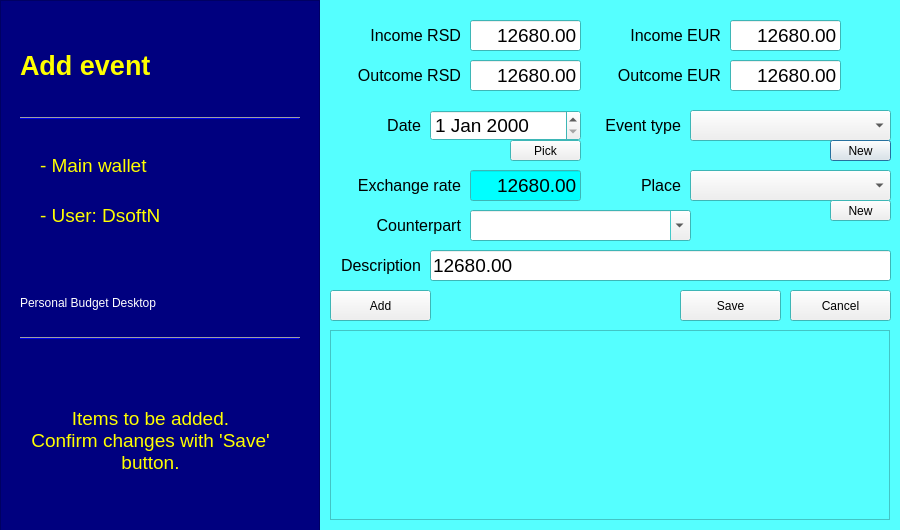
<?xml version="1.0" encoding="UTF-8"?>
<ui version="4.0">
 <class>Dialog</class>
 <widget class="QDialog" name="Dialog">
  <property name="geometry">
   <rect>
    <x>0</x>
    <y>0</y>
    <width>900</width>
    <height>530</height>
   </rect>
  </property>
  <property name="sizePolicy">
   <sizepolicy hsizetype="Preferred" vsizetype="Preferred">
    <horstretch>0</horstretch>
    <verstretch>0</verstretch>
   </sizepolicy>
  </property>
  <property name="palette">
   <palette>
    <active>
     <colorrole role="Base">
      <brush brushstyle="SolidPattern">
       <color alpha="255">
        <red>255</red>
        <green>255</green>
        <blue>255</blue>
       </color>
      </brush>
     </colorrole>
     <colorrole role="Window">
      <brush brushstyle="SolidPattern">
       <color alpha="255">
        <red>85</red>
        <green>255</green>
        <blue>255</blue>
       </color>
      </brush>
     </colorrole>
    </active>
    <inactive>
     <colorrole role="Base">
      <brush brushstyle="SolidPattern">
       <color alpha="255">
        <red>255</red>
        <green>255</green>
        <blue>255</blue>
       </color>
      </brush>
     </colorrole>
     <colorrole role="Window">
      <brush brushstyle="SolidPattern">
       <color alpha="255">
        <red>85</red>
        <green>255</green>
        <blue>255</blue>
       </color>
      </brush>
     </colorrole>
    </inactive>
    <disabled>
     <colorrole role="Base">
      <brush brushstyle="SolidPattern">
       <color alpha="255">
        <red>85</red>
        <green>255</green>
        <blue>255</blue>
       </color>
      </brush>
     </colorrole>
     <colorrole role="Window">
      <brush brushstyle="SolidPattern">
       <color alpha="255">
        <red>85</red>
        <green>255</green>
        <blue>255</blue>
       </color>
      </brush>
     </colorrole>
    </disabled>
   </palette>
  </property>
  <property name="windowTitle">
   <string>Dialog</string>
  </property>
  <property name="windowIcon">
   <iconset>
    <normaloff>data/assets/main_add_event.png</normaloff>data/assets/main_add_event.png</iconset>
  </property>
  <property name="autoFillBackground">
   <bool>true</bool>
  </property>
  <property name="modal">
   <bool>true</bool>
  </property>
  <widget class="QFrame" name="frame">
   <property name="geometry">
    <rect>
     <x>0</x>
     <y>0</y>
     <width>320</width>
     <height>531</height>
    </rect>
   </property>
   <property name="palette">
    <palette>
     <active>
      <colorrole role="Base">
       <brush brushstyle="SolidPattern">
        <color alpha="255">
         <red>255</red>
         <green>255</green>
         <blue>255</blue>
        </color>
       </brush>
      </colorrole>
      <colorrole role="Window">
       <brush brushstyle="SolidPattern">
        <color alpha="255">
         <red>0</red>
         <green>0</green>
         <blue>127</blue>
        </color>
       </brush>
      </colorrole>
     </active>
     <inactive>
      <colorrole role="Base">
       <brush brushstyle="SolidPattern">
        <color alpha="255">
         <red>255</red>
         <green>255</green>
         <blue>255</blue>
        </color>
       </brush>
      </colorrole>
      <colorrole role="Window">
       <brush brushstyle="SolidPattern">
        <color alpha="255">
         <red>0</red>
         <green>0</green>
         <blue>127</blue>
        </color>
       </brush>
      </colorrole>
     </inactive>
     <disabled>
      <colorrole role="Base">
       <brush brushstyle="SolidPattern">
        <color alpha="255">
         <red>0</red>
         <green>0</green>
         <blue>127</blue>
        </color>
       </brush>
      </colorrole>
      <colorrole role="Window">
       <brush brushstyle="SolidPattern">
        <color alpha="255">
         <red>0</red>
         <green>0</green>
         <blue>127</blue>
        </color>
       </brush>
      </colorrole>
     </disabled>
    </palette>
   </property>
   <property name="autoFillBackground">
    <bool>true</bool>
   </property>
   <property name="frameShape">
    <enum>QFrame::StyledPanel</enum>
   </property>
   <property name="frameShadow">
    <enum>QFrame::Raised</enum>
   </property>
   <widget class="QLabel" name="lbl_caption">
    <property name="geometry">
     <rect>
      <x>20</x>
      <y>40</y>
      <width>291</width>
      <height>51</height>
     </rect>
    </property>
    <property name="palette">
     <palette>
      <active>
       <colorrole role="WindowText">
        <brush brushstyle="SolidPattern">
         <color alpha="255">
          <red>255</red>
          <green>255</green>
          <blue>0</blue>
         </color>
        </brush>
       </colorrole>
      </active>
      <inactive>
       <colorrole role="WindowText">
        <brush brushstyle="SolidPattern">
         <color alpha="255">
          <red>255</red>
          <green>255</green>
          <blue>0</blue>
         </color>
        </brush>
       </colorrole>
      </inactive>
      <disabled>
       <colorrole role="WindowText">
        <brush brushstyle="SolidPattern">
         <color alpha="255">
          <red>120</red>
          <green>120</green>
          <blue>120</blue>
         </color>
        </brush>
       </colorrole>
      </disabled>
     </palette>
    </property>
    <property name="font">
     <font>
      <family>Helvetica</family>
      <pointsize>20</pointsize>
      <weight>75</weight>
      <bold>true</bold>
      <underline>false</underline>
     </font>
    </property>
    <property name="text">
     <string>Add event</string>
    </property>
   </widget>
   <widget class="QLabel" name="lbl_main_wallet">
    <property name="geometry">
     <rect>
      <x>40</x>
      <y>150</y>
      <width>271</width>
      <height>31</height>
     </rect>
    </property>
    <property name="palette">
     <palette>
      <active>
       <colorrole role="WindowText">
        <brush brushstyle="SolidPattern">
         <color alpha="255">
          <red>255</red>
          <green>255</green>
          <blue>0</blue>
         </color>
        </brush>
       </colorrole>
      </active>
      <inactive>
       <colorrole role="WindowText">
        <brush brushstyle="SolidPattern">
         <color alpha="255">
          <red>255</red>
          <green>255</green>
          <blue>0</blue>
         </color>
        </brush>
       </colorrole>
      </inactive>
      <disabled>
       <colorrole role="WindowText">
        <brush brushstyle="SolidPattern">
         <color alpha="255">
          <red>120</red>
          <green>120</green>
          <blue>120</blue>
         </color>
        </brush>
       </colorrole>
      </disabled>
     </palette>
    </property>
    <property name="font">
     <font>
      <pointsize>14</pointsize>
      <underline>false</underline>
     </font>
    </property>
    <property name="text">
     <string>- Main wallet</string>
    </property>
   </widget>
   <widget class="QLabel" name="lbl_user">
    <property name="geometry">
     <rect>
      <x>40</x>
      <y>180</y>
      <width>271</width>
      <height>71</height>
     </rect>
    </property>
    <property name="palette">
     <palette>
      <active>
       <colorrole role="WindowText">
        <brush brushstyle="SolidPattern">
         <color alpha="255">
          <red>255</red>
          <green>255</green>
          <blue>0</blue>
         </color>
        </brush>
       </colorrole>
      </active>
      <inactive>
       <colorrole role="WindowText">
        <brush brushstyle="SolidPattern">
         <color alpha="255">
          <red>255</red>
          <green>255</green>
          <blue>0</blue>
         </color>
        </brush>
       </colorrole>
      </inactive>
      <disabled>
       <colorrole role="WindowText">
        <brush brushstyle="SolidPattern">
         <color alpha="255">
          <red>120</red>
          <green>120</green>
          <blue>120</blue>
         </color>
        </brush>
       </colorrole>
      </disabled>
     </palette>
    </property>
    <property name="font">
     <font>
      <pointsize>14</pointsize>
      <underline>false</underline>
     </font>
    </property>
    <property name="text">
     <string>- User: DsoftN</string>
    </property>
    <property name="wordWrap">
     <bool>true</bool>
    </property>
   </widget>
   <widget class="Line" name="line">
    <property name="geometry">
     <rect>
      <x>20</x>
      <y>110</y>
      <width>280</width>
      <height>16</height>
     </rect>
    </property>
    <property name="palette">
     <palette>
      <active>
       <colorrole role="Light">
        <brush brushstyle="SolidPattern">
         <color alpha="255">
          <red>0</red>
          <green>0</green>
          <blue>236</blue>
         </color>
        </brush>
       </colorrole>
      </active>
      <inactive>
       <colorrole role="Light">
        <brush brushstyle="SolidPattern">
         <color alpha="255">
          <red>0</red>
          <green>0</green>
          <blue>236</blue>
         </color>
        </brush>
       </colorrole>
      </inactive>
      <disabled>
       <colorrole role="Light">
        <brush brushstyle="SolidPattern">
         <color alpha="255">
          <red>0</red>
          <green>0</green>
          <blue>236</blue>
         </color>
        </brush>
       </colorrole>
      </disabled>
     </palette>
    </property>
    <property name="orientation">
     <enum>Qt::Horizontal</enum>
    </property>
   </widget>
   <widget class="QLabel" name="lbl_app">
    <property name="geometry">
     <rect>
      <x>20</x>
      <y>293</y>
      <width>291</width>
      <height>20</height>
     </rect>
    </property>
    <property name="palette">
     <palette>
      <active>
       <colorrole role="WindowText">
        <brush brushstyle="SolidPattern">
         <color alpha="255">
          <red>255</red>
          <green>255</green>
          <blue>255</blue>
         </color>
        </brush>
       </colorrole>
      </active>
      <inactive>
       <colorrole role="WindowText">
        <brush brushstyle="SolidPattern">
         <color alpha="255">
          <red>255</red>
          <green>255</green>
          <blue>255</blue>
         </color>
        </brush>
       </colorrole>
      </inactive>
      <disabled>
       <colorrole role="WindowText">
        <brush brushstyle="SolidPattern">
         <color alpha="255">
          <red>120</red>
          <green>120</green>
          <blue>120</blue>
         </color>
        </brush>
       </colorrole>
      </disabled>
     </palette>
    </property>
    <property name="text">
     <string>Personal Budget Desktop</string>
    </property>
   </widget>
   <widget class="Line" name="line_2">
    <property name="geometry">
     <rect>
      <x>20</x>
      <y>330</y>
      <width>280</width>
      <height>16</height>
     </rect>
    </property>
    <property name="palette">
     <palette>
      <active>
       <colorrole role="Light">
        <brush brushstyle="SolidPattern">
         <color alpha="255">
          <red>0</red>
          <green>0</green>
          <blue>236</blue>
         </color>
        </brush>
       </colorrole>
      </active>
      <inactive>
       <colorrole role="Light">
        <brush brushstyle="SolidPattern">
         <color alpha="255">
          <red>0</red>
          <green>0</green>
          <blue>236</blue>
         </color>
        </brush>
       </colorrole>
      </inactive>
      <disabled>
       <colorrole role="Light">
        <brush brushstyle="SolidPattern">
         <color alpha="255">
          <red>0</red>
          <green>0</green>
          <blue>236</blue>
         </color>
        </brush>
       </colorrole>
      </disabled>
     </palette>
    </property>
    <property name="orientation">
     <enum>Qt::Horizontal</enum>
    </property>
   </widget>
   <widget class="QLabel" name="lbl_items">
    <property name="geometry">
     <rect>
      <x>20</x>
      <y>370</y>
      <width>261</width>
      <height>141</height>
     </rect>
    </property>
    <property name="palette">
     <palette>
      <active>
       <colorrole role="WindowText">
        <brush brushstyle="SolidPattern">
         <color alpha="255">
          <red>255</red>
          <green>255</green>
          <blue>0</blue>
         </color>
        </brush>
       </colorrole>
      </active>
      <inactive>
       <colorrole role="WindowText">
        <brush brushstyle="SolidPattern">
         <color alpha="255">
          <red>255</red>
          <green>255</green>
          <blue>0</blue>
         </color>
        </brush>
       </colorrole>
      </inactive>
      <disabled>
       <colorrole role="WindowText">
        <brush brushstyle="SolidPattern">
         <color alpha="255">
          <red>120</red>
          <green>120</green>
          <blue>120</blue>
         </color>
        </brush>
       </colorrole>
      </disabled>
     </palette>
    </property>
    <property name="font">
     <font>
      <pointsize>14</pointsize>
      <underline>false</underline>
     </font>
    </property>
    <property name="text">
     <string>Items to be added.
Confirm changes with 'Save' button.</string>
    </property>
    <property name="alignment">
     <set>Qt::AlignCenter</set>
    </property>
    <property name="wordWrap">
     <bool>true</bool>
    </property>
   </widget>
  </widget>
  <widget class="QLabel" name="lbl_income_rsd">
   <property name="geometry">
    <rect>
     <x>320</x>
     <y>20</y>
     <width>141</width>
     <height>31</height>
    </rect>
   </property>
   <property name="font">
    <font>
     <pointsize>12</pointsize>
    </font>
   </property>
   <property name="text">
    <string>Income RSD</string>
   </property>
   <property name="alignment">
    <set>Qt::AlignRight|Qt::AlignTrailing|Qt::AlignVCenter</set>
   </property>
  </widget>
  <widget class="QLineEdit" name="txt_income_rsd">
   <property name="geometry">
    <rect>
     <x>470</x>
     <y>20</y>
     <width>111</width>
     <height>31</height>
    </rect>
   </property>
   <property name="font">
    <font>
     <pointsize>14</pointsize>
    </font>
   </property>
   <property name="text">
    <string>12680.00</string>
   </property>
   <property name="alignment">
    <set>Qt::AlignRight|Qt::AlignTrailing|Qt::AlignVCenter</set>
   </property>
  </widget>
  <widget class="QLineEdit" name="txt_outcome_rsd">
   <property name="geometry">
    <rect>
     <x>470</x>
     <y>60</y>
     <width>111</width>
     <height>31</height>
    </rect>
   </property>
   <property name="font">
    <font>
     <pointsize>14</pointsize>
    </font>
   </property>
   <property name="text">
    <string>12680.00</string>
   </property>
   <property name="alignment">
    <set>Qt::AlignRight|Qt::AlignTrailing|Qt::AlignVCenter</set>
   </property>
  </widget>
  <widget class="QLabel" name="lbl_outcome_rsd">
   <property name="geometry">
    <rect>
     <x>320</x>
     <y>60</y>
     <width>141</width>
     <height>31</height>
    </rect>
   </property>
   <property name="font">
    <font>
     <pointsize>12</pointsize>
    </font>
   </property>
   <property name="text">
    <string>Outcome RSD</string>
   </property>
   <property name="alignment">
    <set>Qt::AlignRight|Qt::AlignTrailing|Qt::AlignVCenter</set>
   </property>
  </widget>
  <widget class="QLineEdit" name="txt_outcome_eur">
   <property name="geometry">
    <rect>
     <x>730</x>
     <y>60</y>
     <width>111</width>
     <height>31</height>
    </rect>
   </property>
   <property name="font">
    <font>
     <pointsize>14</pointsize>
    </font>
   </property>
   <property name="text">
    <string>12680.00</string>
   </property>
   <property name="alignment">
    <set>Qt::AlignRight|Qt::AlignTrailing|Qt::AlignVCenter</set>
   </property>
  </widget>
  <widget class="QLabel" name="lbl_outcome_eur">
   <property name="geometry">
    <rect>
     <x>580</x>
     <y>60</y>
     <width>141</width>
     <height>31</height>
    </rect>
   </property>
   <property name="font">
    <font>
     <pointsize>12</pointsize>
    </font>
   </property>
   <property name="text">
    <string>Outcome EUR</string>
   </property>
   <property name="alignment">
    <set>Qt::AlignRight|Qt::AlignTrailing|Qt::AlignVCenter</set>
   </property>
  </widget>
  <widget class="QLineEdit" name="txt_income_eur">
   <property name="geometry">
    <rect>
     <x>730</x>
     <y>20</y>
     <width>111</width>
     <height>31</height>
    </rect>
   </property>
   <property name="font">
    <font>
     <pointsize>14</pointsize>
    </font>
   </property>
   <property name="text">
    <string>12680.00</string>
   </property>
   <property name="alignment">
    <set>Qt::AlignRight|Qt::AlignTrailing|Qt::AlignVCenter</set>
   </property>
  </widget>
  <widget class="QLabel" name="lbl_income_eur">
   <property name="geometry">
    <rect>
     <x>580</x>
     <y>20</y>
     <width>141</width>
     <height>31</height>
    </rect>
   </property>
   <property name="font">
    <font>
     <pointsize>12</pointsize>
    </font>
   </property>
   <property name="text">
    <string>Income EUR</string>
   </property>
   <property name="alignment">
    <set>Qt::AlignRight|Qt::AlignTrailing|Qt::AlignVCenter</set>
   </property>
  </widget>
  <widget class="QLabel" name="lbl_date">
   <property name="geometry">
    <rect>
     <x>320</x>
     <y>110</y>
     <width>101</width>
     <height>31</height>
    </rect>
   </property>
   <property name="font">
    <font>
     <pointsize>12</pointsize>
    </font>
   </property>
   <property name="text">
    <string>Date</string>
   </property>
   <property name="alignment">
    <set>Qt::AlignRight|Qt::AlignTrailing|Qt::AlignVCenter</set>
   </property>
  </widget>
  <widget class="QLineEdit" name="txt_description">
   <property name="geometry">
    <rect>
     <x>430</x>
     <y>250</y>
     <width>461</width>
     <height>31</height>
    </rect>
   </property>
   <property name="font">
    <font>
     <pointsize>14</pointsize>
    </font>
   </property>
   <property name="text">
    <string>12680.00</string>
   </property>
  </widget>
  <widget class="QLabel" name="lbl_description">
   <property name="geometry">
    <rect>
     <x>320</x>
     <y>250</y>
     <width>101</width>
     <height>31</height>
    </rect>
   </property>
   <property name="font">
    <font>
     <pointsize>12</pointsize>
    </font>
   </property>
   <property name="text">
    <string>Description</string>
   </property>
   <property name="alignment">
    <set>Qt::AlignRight|Qt::AlignTrailing|Qt::AlignVCenter</set>
   </property>
  </widget>
  <widget class="QLabel" name="lbl_event_type">
   <property name="geometry">
    <rect>
     <x>550</x>
     <y>110</y>
     <width>131</width>
     <height>31</height>
    </rect>
   </property>
   <property name="font">
    <font>
     <pointsize>12</pointsize>
    </font>
   </property>
   <property name="text">
    <string>Event type</string>
   </property>
   <property name="alignment">
    <set>Qt::AlignRight|Qt::AlignTrailing|Qt::AlignVCenter</set>
   </property>
  </widget>
  <widget class="QComboBox" name="cmb_event_type">
   <property name="geometry">
    <rect>
     <x>690</x>
     <y>110</y>
     <width>201</width>
     <height>31</height>
    </rect>
   </property>
  </widget>
  <widget class="QLabel" name="lbl_place">
   <property name="geometry">
    <rect>
     <x>550</x>
     <y>170</y>
     <width>131</width>
     <height>31</height>
    </rect>
   </property>
   <property name="font">
    <font>
     <pointsize>12</pointsize>
    </font>
   </property>
   <property name="text">
    <string>Place</string>
   </property>
   <property name="alignment">
    <set>Qt::AlignRight|Qt::AlignTrailing|Qt::AlignVCenter</set>
   </property>
  </widget>
  <widget class="QComboBox" name="cmb_place">
   <property name="geometry">
    <rect>
     <x>690</x>
     <y>170</y>
     <width>201</width>
     <height>31</height>
    </rect>
   </property>
  </widget>
  <widget class="QPushButton" name="btn_new_event_type">
   <property name="geometry">
    <rect>
     <x>830</x>
     <y>140</y>
     <width>61</width>
     <height>21</height>
    </rect>
   </property>
   <property name="text">
    <string>New</string>
   </property>
   <property name="icon">
    <iconset>
     <normaloff>data/assets/new.png</normaloff>data/assets/new.png</iconset>
   </property>
   <property name="iconSize">
    <size>
     <width>20</width>
     <height>18</height>
    </size>
   </property>
  </widget>
  <widget class="QPushButton" name="btn_new_place">
   <property name="geometry">
    <rect>
     <x>830</x>
     <y>200</y>
     <width>61</width>
     <height>21</height>
    </rect>
   </property>
   <property name="text">
    <string>New</string>
   </property>
   <property name="icon">
    <iconset>
     <normaloff>data/assets/new.png</normaloff>data/assets/new.png</iconset>
   </property>
   <property name="iconSize">
    <size>
     <width>20</width>
     <height>18</height>
    </size>
   </property>
  </widget>
  <widget class="QPushButton" name="btn_cancel">
   <property name="geometry">
    <rect>
     <x>790</x>
     <y>290</y>
     <width>101</width>
     <height>31</height>
    </rect>
   </property>
   <property name="text">
    <string>Cancel</string>
   </property>
   <property name="icon">
    <iconset>
     <normaloff>data/assets/close.png</normaloff>data/assets/close.png</iconset>
   </property>
  </widget>
  <widget class="QPushButton" name="btn_save">
   <property name="geometry">
    <rect>
     <x>680</x>
     <y>290</y>
     <width>101</width>
     <height>31</height>
    </rect>
   </property>
   <property name="text">
    <string>Save</string>
   </property>
   <property name="icon">
    <iconset>
     <normaloff>data/assets/ok.png</normaloff>data/assets/ok.png</iconset>
   </property>
  </widget>
  <widget class="QDateEdit" name="dt_date">
   <property name="geometry">
    <rect>
     <x>430</x>
     <y>110</y>
     <width>151</width>
     <height>31</height>
    </rect>
   </property>
   <property name="font">
    <font>
     <pointsize>14</pointsize>
    </font>
   </property>
  </widget>
  <widget class="QPushButton" name="btn_date_pick">
   <property name="geometry">
    <rect>
     <x>510</x>
     <y>140</y>
     <width>71</width>
     <height>21</height>
    </rect>
   </property>
   <property name="text">
    <string>Pick</string>
   </property>
   <property name="icon">
    <iconset>
     <normaloff>data/assets/calendar.png</normaloff>data/assets/calendar.png</iconset>
   </property>
   <property name="iconSize">
    <size>
     <width>22</width>
     <height>18</height>
    </size>
   </property>
  </widget>
  <widget class="QTableWidget" name="tbl_items">
   <property name="geometry">
    <rect>
     <x>330</x>
     <y>330</y>
     <width>560</width>
     <height>190</height>
    </rect>
   </property>
   <property name="palette">
    <palette>
     <active>
      <colorrole role="Button">
       <brush brushstyle="SolidPattern">
        <color alpha="255">
         <red>255</red>
         <green>255</green>
         <blue>255</blue>
        </color>
       </brush>
      </colorrole>
      <colorrole role="Light">
       <brush brushstyle="SolidPattern">
        <color alpha="255">
         <red>255</red>
         <green>255</green>
         <blue>255</blue>
        </color>
       </brush>
      </colorrole>
      <colorrole role="Base">
       <brush brushstyle="SolidPattern">
        <color alpha="255">
         <red>85</red>
         <green>255</green>
         <blue>255</blue>
        </color>
       </brush>
      </colorrole>
      <colorrole role="AlternateBase">
       <brush brushstyle="SolidPattern">
        <color alpha="255">
         <red>255</red>
         <green>255</green>
         <blue>255</blue>
        </color>
       </brush>
      </colorrole>
      <colorrole role="NoRole">
       <brush brushstyle="SolidPattern">
        <color alpha="255">
         <red>255</red>
         <green>255</green>
         <blue>255</blue>
        </color>
       </brush>
      </colorrole>
     </active>
     <inactive>
      <colorrole role="Button">
       <brush brushstyle="SolidPattern">
        <color alpha="255">
         <red>255</red>
         <green>255</green>
         <blue>255</blue>
        </color>
       </brush>
      </colorrole>
      <colorrole role="Light">
       <brush brushstyle="SolidPattern">
        <color alpha="255">
         <red>255</red>
         <green>255</green>
         <blue>255</blue>
        </color>
       </brush>
      </colorrole>
      <colorrole role="Base">
       <brush brushstyle="SolidPattern">
        <color alpha="255">
         <red>85</red>
         <green>255</green>
         <blue>255</blue>
        </color>
       </brush>
      </colorrole>
      <colorrole role="AlternateBase">
       <brush brushstyle="SolidPattern">
        <color alpha="255">
         <red>255</red>
         <green>255</green>
         <blue>255</blue>
        </color>
       </brush>
      </colorrole>
      <colorrole role="NoRole">
       <brush brushstyle="SolidPattern">
        <color alpha="255">
         <red>255</red>
         <green>255</green>
         <blue>255</blue>
        </color>
       </brush>
      </colorrole>
     </inactive>
     <disabled>
      <colorrole role="Button">
       <brush brushstyle="SolidPattern">
        <color alpha="255">
         <red>255</red>
         <green>255</green>
         <blue>255</blue>
        </color>
       </brush>
      </colorrole>
      <colorrole role="Light">
       <brush brushstyle="SolidPattern">
        <color alpha="255">
         <red>255</red>
         <green>255</green>
         <blue>255</blue>
        </color>
       </brush>
      </colorrole>
      <colorrole role="Base">
       <brush brushstyle="SolidPattern">
        <color alpha="255">
         <red>85</red>
         <green>255</green>
         <blue>255</blue>
        </color>
       </brush>
      </colorrole>
      <colorrole role="AlternateBase">
       <brush brushstyle="SolidPattern">
        <color alpha="255">
         <red>255</red>
         <green>255</green>
         <blue>255</blue>
        </color>
       </brush>
      </colorrole>
      <colorrole role="NoRole">
       <brush brushstyle="SolidPattern">
        <color alpha="255">
         <red>255</red>
         <green>255</green>
         <blue>255</blue>
        </color>
       </brush>
      </colorrole>
     </disabled>
    </palette>
   </property>
   <property name="font">
    <font>
     <pointsize>8</pointsize>
    </font>
   </property>
   <property name="selectionMode">
    <enum>QAbstractItemView::SingleSelection</enum>
   </property>
  </widget>
  <widget class="QPushButton" name="btn_add">
   <property name="geometry">
    <rect>
     <x>330</x>
     <y>290</y>
     <width>101</width>
     <height>31</height>
    </rect>
   </property>
   <property name="text">
    <string>Add</string>
   </property>
   <property name="icon">
    <iconset>
     <normaloff>data/assets/arrow_down.png</normaloff>data/assets/arrow_down.png</iconset>
   </property>
  </widget>
  <widget class="QLineEdit" name="txt_exchange">
   <property name="geometry">
    <rect>
     <x>470</x>
     <y>170</y>
     <width>111</width>
     <height>31</height>
    </rect>
   </property>
   <property name="palette">
    <palette>
     <active>
      <colorrole role="Base">
       <brush brushstyle="SolidPattern">
        <color alpha="255">
         <red>0</red>
         <green>255</green>
         <blue>255</blue>
        </color>
       </brush>
      </colorrole>
     </active>
     <inactive>
      <colorrole role="Base">
       <brush brushstyle="SolidPattern">
        <color alpha="255">
         <red>0</red>
         <green>255</green>
         <blue>255</blue>
        </color>
       </brush>
      </colorrole>
     </inactive>
     <disabled>
      <colorrole role="Base">
       <brush brushstyle="SolidPattern">
        <color alpha="255">
         <red>85</red>
         <green>255</green>
         <blue>255</blue>
        </color>
       </brush>
      </colorrole>
     </disabled>
    </palette>
   </property>
   <property name="font">
    <font>
     <pointsize>14</pointsize>
    </font>
   </property>
   <property name="text">
    <string>12680.00</string>
   </property>
   <property name="alignment">
    <set>Qt::AlignRight|Qt::AlignTrailing|Qt::AlignVCenter</set>
   </property>
  </widget>
  <widget class="QLabel" name="lbl_exchange">
   <property name="geometry">
    <rect>
     <x>330</x>
     <y>160</y>
     <width>131</width>
     <height>51</height>
    </rect>
   </property>
   <property name="font">
    <font>
     <pointsize>12</pointsize>
    </font>
   </property>
   <property name="text">
    <string>Exchange rate</string>
   </property>
   <property name="alignment">
    <set>Qt::AlignRight|Qt::AlignTrailing|Qt::AlignVCenter</set>
   </property>
   <property name="wordWrap">
    <bool>true</bool>
   </property>
  </widget>
  <widget class="QLabel" name="lbl_partner">
   <property name="geometry">
    <rect>
     <x>330</x>
     <y>210</y>
     <width>131</width>
     <height>31</height>
    </rect>
   </property>
   <property name="font">
    <font>
     <pointsize>12</pointsize>
    </font>
   </property>
   <property name="text">
    <string>Counterpart</string>
   </property>
   <property name="alignment">
    <set>Qt::AlignRight|Qt::AlignTrailing|Qt::AlignVCenter</set>
   </property>
  </widget>
  <widget class="QComboBox" name="cmb_partner">
   <property name="geometry">
    <rect>
     <x>470</x>
     <y>210</y>
     <width>221</width>
     <height>31</height>
    </rect>
   </property>
   <property name="whatsThis">
    <string>Enter the party with whom you made the transaction. It can be a shop, a cafe, a person...</string>
   </property>
   <property name="editable">
    <bool>true</bool>
   </property>
  </widget>
 </widget>
 <tabstops>
  <tabstop>txt_income_rsd</tabstop>
  <tabstop>txt_outcome_rsd</tabstop>
  <tabstop>txt_income_eur</tabstop>
  <tabstop>txt_outcome_eur</tabstop>
  <tabstop>dt_date</tabstop>
  <tabstop>cmb_event_type</tabstop>
  <tabstop>cmb_place</tabstop>
  <tabstop>txt_exchange</tabstop>
  <tabstop>cmb_partner</tabstop>
  <tabstop>txt_description</tabstop>
  <tabstop>btn_add</tabstop>
  <tabstop>tbl_items</tabstop>
  <tabstop>btn_save</tabstop>
  <tabstop>btn_cancel</tabstop>
  <tabstop>btn_new_event_type</tabstop>
  <tabstop>btn_new_place</tabstop>
  <tabstop>btn_date_pick</tabstop>
 </tabstops>
 <resources/>
 <connections>
  <connection>
   <sender>txt_income_rsd</sender>
   <signal>returnPressed()</signal>
   <receiver>txt_outcome_rsd</receiver>
   <slot>setFocus()</slot>
   <hints>
    <hint type="sourcelabel">
     <x>525</x>
     <y>35</y>
    </hint>
    <hint type="destinationlabel">
     <x>525</x>
     <y>75</y>
    </hint>
   </hints>
  </connection>
  <connection>
   <sender>txt_income_rsd</sender>
   <signal>returnPressed()</signal>
   <receiver>txt_outcome_rsd</receiver>
   <slot>selectAll()</slot>
   <hints>
    <hint type="sourcelabel">
     <x>525</x>
     <y>35</y>
    </hint>
    <hint type="destinationlabel">
     <x>525</x>
     <y>75</y>
    </hint>
   </hints>
  </connection>
  <connection>
   <sender>txt_outcome_rsd</sender>
   <signal>returnPressed()</signal>
   <receiver>txt_description</receiver>
   <slot>setFocus()</slot>
   <hints>
    <hint type="sourcelabel">
     <x>525</x>
     <y>75</y>
    </hint>
    <hint type="destinationlabel">
     <x>660</x>
     <y>265</y>
    </hint>
   </hints>
  </connection>
  <connection>
   <sender>txt_description</sender>
   <signal>returnPressed()</signal>
   <receiver>txt_income_rsd</receiver>
   <slot>setFocus()</slot>
   <hints>
    <hint type="sourcelabel">
     <x>660</x>
     <y>265</y>
    </hint>
    <hint type="destinationlabel">
     <x>525</x>
     <y>35</y>
    </hint>
   </hints>
  </connection>
  <connection>
   <sender>txt_description</sender>
   <signal>returnPressed()</signal>
   <receiver>txt_income_rsd</receiver>
   <slot>selectAll()</slot>
   <hints>
    <hint type="sourcelabel">
     <x>660</x>
     <y>265</y>
    </hint>
    <hint type="destinationlabel">
     <x>525</x>
     <y>35</y>
    </hint>
   </hints>
  </connection>
  <connection>
   <sender>txt_outcome_rsd</sender>
   <signal>returnPressed()</signal>
   <receiver>txt_description</receiver>
   <slot>selectAll()</slot>
   <hints>
    <hint type="sourcelabel">
     <x>525</x>
     <y>75</y>
    </hint>
    <hint type="destinationlabel">
     <x>660</x>
     <y>265</y>
    </hint>
   </hints>
  </connection>
  <connection>
   <sender>btn_add</sender>
   <signal>clicked(bool)</signal>
   <receiver>txt_income_rsd</receiver>
   <slot>setFocus()</slot>
   <hints>
    <hint type="sourcelabel">
     <x>380</x>
     <y>305</y>
    </hint>
    <hint type="destinationlabel">
     <x>525</x>
     <y>35</y>
    </hint>
   </hints>
  </connection>
  <connection>
   <sender>btn_add</sender>
   <signal>clicked(bool)</signal>
   <receiver>txt_income_rsd</receiver>
   <slot>selectAll()</slot>
   <hints>
    <hint type="sourcelabel">
     <x>380</x>
     <y>305</y>
    </hint>
    <hint type="destinationlabel">
     <x>525</x>
     <y>35</y>
    </hint>
   </hints>
  </connection>
 </connections>
</ui>
